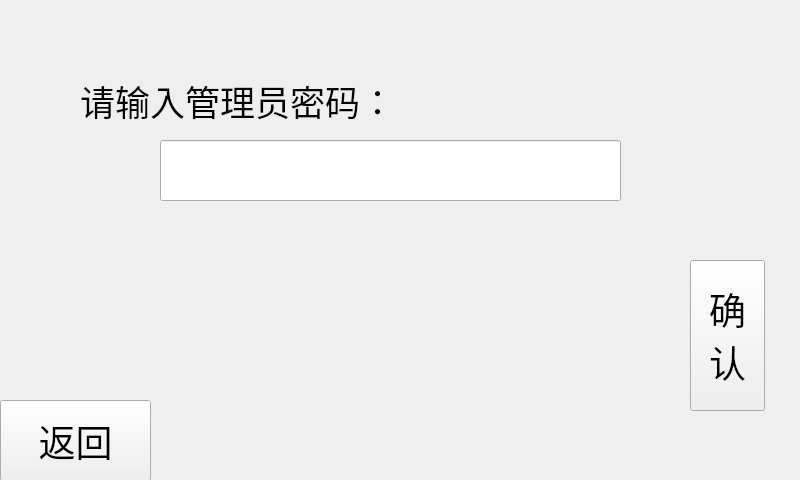
<?xml version="1.0" encoding="UTF-8"?>
<ui version="4.0">
 <class>ManagerLogin</class>
 <widget class="QMainWindow" name="ManagerLogin">
  <property name="geometry">
   <rect>
    <x>0</x>
    <y>0</y>
    <width>800</width>
    <height>480</height>
   </rect>
  </property>
  <property name="windowTitle">
   <string>MainWindow</string>
  </property>
  <widget class="QWidget" name="centralwidget">
   <widget class="QLabel" name="label">
    <property name="geometry">
     <rect>
      <x>80</x>
      <y>80</y>
      <width>441</width>
      <height>41</height>
     </rect>
    </property>
    <property name="font">
     <font>
      <family>楷体</family>
      <pointsize>26</pointsize>
     </font>
    </property>
    <property name="text">
     <string>请输入管理员密码：</string>
    </property>
   </widget>
   <widget class="QLineEdit" name="password">
    <property name="geometry">
     <rect>
      <x>160</x>
      <y>140</y>
      <width>461</width>
      <height>61</height>
     </rect>
    </property>
    <property name="font">
     <font>
      <family>楷体</family>
      <pointsize>26</pointsize>
     </font>
    </property>
    <property name="text">
     <string/>
    </property>
   </widget>
   <widget class="keyboardUI" name="widget" native="true">
    <property name="geometry">
     <rect>
      <x>220</x>
      <y>260</y>
      <width>351</width>
      <height>151</height>
     </rect>
    </property>
   </widget>
   <widget class="QPushButton" name="backBt">
    <property name="geometry">
     <rect>
      <x>0</x>
      <y>400</y>
      <width>151</width>
      <height>81</height>
     </rect>
    </property>
    <property name="font">
     <font>
      <family>楷体</family>
      <pointsize>28</pointsize>
     </font>
    </property>
    <property name="text">
     <string>返回</string>
    </property>
   </widget>
   <widget class="QPushButton" name="enterBt">
    <property name="geometry">
     <rect>
      <x>690</x>
      <y>260</y>
      <width>75</width>
      <height>151</height>
     </rect>
    </property>
    <property name="font">
     <font>
      <family>楷体</family>
      <pointsize>28</pointsize>
     </font>
    </property>
    <property name="focusPolicy">
     <enum>Qt::NoFocus</enum>
    </property>
    <property name="text">
     <string>确
认</string>
    </property>
   </widget>
  </widget>
 </widget>
 <customwidgets>
  <customwidget>
   <class>keyboardUI</class>
   <extends>QWidget</extends>
   <header>keyboardui.h</header>
   <container>1</container>
  </customwidget>
 </customwidgets>
 <resources/>
 <connections/>
</ui>
